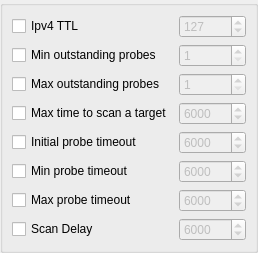
          <widget class="QWidget" name="page_5">
           <property name="autoFillBackground">
            <bool>false</bool>
           </property>
           <layout class="QVBoxLayout" name="verticalLayout_7">
            <property name="margin">
             <number>0</number>
            </property>
            <item>
             <widget class="QGroupBox" name="groupBox_6">
              <property name="title">
               <string/>
              </property>
              <layout class="QVBoxLayout" name="verticalLayout_17">
               <item>
                <layout class="QGridLayout" name="gridLayout_15">
                 <item row="0" column="0">
                  <widget class="QCheckBox" name="TcheckIpv4ttl">
                   <property name="text">
                    <string>Ipv4 TTL</string>
                   </property>
                  </widget>
                 </item>
                 <item row="0" column="1">
                  <widget class="QSpinBox" name="spinBoxIpv4ttl">
                   <property name="enabled">
                    <bool>false</bool>
                   </property>
                   <property name="maximum">
                    <number>255</number>
                   </property>
                   <property name="value">
                    <number>127</number>
                   </property>
                  </widget>
                 </item>
                 <item row="1" column="0">
                  <widget class="QCheckBox" name="TcheckMinPar">
                   <property name="text">
                    <string>Min outstanding probes</string>
                   </property>
                  </widget>
                 </item>
                 <item row="1" column="1">
                  <widget class="QSpinBox" name="TspinBoxMinP">
                   <property name="enabled">
                    <bool>false</bool>
                   </property>
                   <property name="minimum">
                    <number>1</number>
                   </property>
                   <property name="maximum">
                    <number>150</number>
                   </property>
                  </widget>
                 </item>
                 <item row="2" column="0">
                  <widget class="QCheckBox" name="TcheckMaxPar">
                   <property name="text">
                    <string>Max outstanding probes</string>
                   </property>
                  </widget>
                 </item>
                 <item row="2" column="1">
                  <widget class="QSpinBox" name="spinBoxMaxPar">
                   <property name="enabled">
                    <bool>false</bool>
                   </property>
                   <property name="minimum">
                    <number>1</number>
                   </property>
                   <property name="maximum">
                    <number>150</number>
                   </property>
                  </widget>
                 </item>
                 <item row="3" column="0">
                  <widget class="QCheckBox" name="TcheckHostTime">
                   <property name="text">
                    <string>Max time to scan a target</string>
                   </property>
                  </widget>
                 </item>
                 <item row="3" column="1">
                  <widget class="QSpinBox" name="spinBoxHostTime">
                   <property name="enabled">
                    <bool>false</bool>
                   </property>
                   <property name="minimum">
                    <number>201</number>
                   </property>
                   <property name="maximum">
                    <number>9999999</number>
                   </property>
                   <property name="value">
                    <number>6000</number>
                   </property>
                  </widget>
                 </item>
                 <item row="4" column="0">
                  <widget class="QCheckBox" name="TcheckInitRtt">
                   <property name="text">
                    <string>Initial probe timeout</string>
                   </property>
                  </widget>
                 </item>
                 <item row="4" column="1">
                  <widget class="QSpinBox" name="spinBoxInitRtt">
                   <property name="enabled">
                    <bool>false</bool>
                   </property>
                   <property name="maximum">
                    <number>9999999</number>
                   </property>
                   <property name="value">
                    <number>6000</number>
                   </property>
                  </widget>
                 </item>
                 <item row="5" column="0">
                  <widget class="QCheckBox" name="TcheckMinRtt">
                   <property name="text">
                    <string>Min probe timeout</string>
                   </property>
                  </widget>
                 </item>
                 <item row="5" column="1">
                  <widget class="QSpinBox" name="spinBoxMinRtt">
                   <property name="enabled">
                    <bool>false</bool>
                   </property>
                   <property name="minimum">
                    <number>1</number>
                   </property>
                   <property name="maximum">
                    <number>9999999</number>
                   </property>
                   <property name="value">
                    <number>6000</number>
                   </property>
                  </widget>
                 </item>
                 <item row="6" column="0">
                  <widget class="QCheckBox" name="TcheckMaxRtt">
                   <property name="text">
                    <string>Max probe timeout</string>
                   </property>
                  </widget>
                 </item>
                 <item row="6" column="1">
                  <widget class="QSpinBox" name="spinBoxMaxRtt">
                   <property name="enabled">
                    <bool>false</bool>
                   </property>
                   <property name="minimum">
                    <number>6</number>
                   </property>
                   <property name="maximum">
                    <number>9999999</number>
                   </property>
                   <property name="value">
                    <number>6000</number>
                   </property>
                  </widget>
                 </item>
                 <item row="7" column="0">
                  <widget class="QCheckBox" name="TcheckScanDelay">
                   <property name="text">
                    <string>Scan Delay</string>
                   </property>
                  </widget>
                 </item>
                 <item row="7" column="1">
                  <widget class="QSpinBox" name="spinBoxScanDelay">
                   <property name="enabled">
                    <bool>false</bool>
                   </property>
                   <property name="minimum">
                    <number>1</number>
                   </property>
                   <property name="maximum">
                    <number>9999999</number>
                   </property>
                   <property name="value">
                    <number>6000</number>
                   </property>
                  </widget>
                 </item>
                </layout>
               </item>
               <item>
                <spacer name="verticalSpacer_3">
                 <property name="orientation">
                  <enum>Qt::Vertical</enum>
                 </property>
                 <property name="sizeType">
                  <enum>QSizePolicy::Expanding</enum>
                 </property>
                 <property name="sizeHint" stdset="0">
                  <size>
                   <width>0</width>
                   <height>0</height>
                  </size>
                 </property>
                </spacer>
               </item>
              </layout>
             </widget>
            </item>
           </layout>
          </widget>
